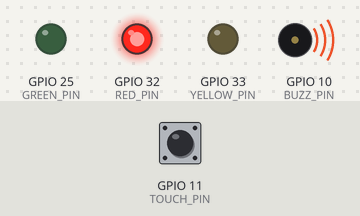
This program was run on a simulated ESP32. Parts: output pins drawn as LEDs (lit = HIGH), buzzer (waves = sounding, pin HIGH). Inputs (shaded band) come from the test bench; at power-on: GPIO 11 (TOUCH_PIN) HIGH. What the program prints to the serial monitor is not drawn.

Above: at 0.1 s.
At 5.2 s:
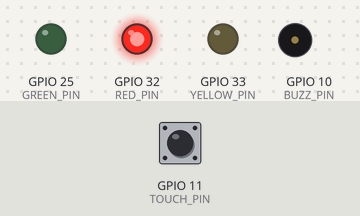
At 10.1 s:
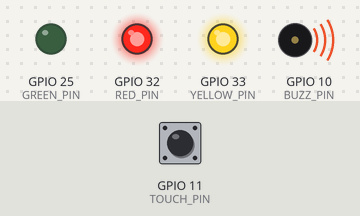
At 16.1 s:
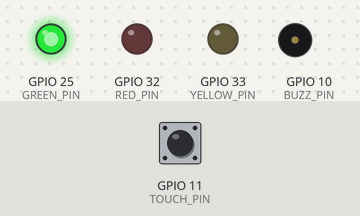
At 22.1 s:
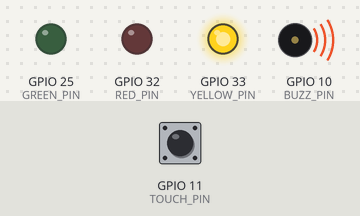
At 36.1 s:
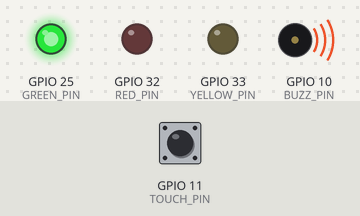
Timing chart, 0 to 40.0 s (numbered marks = the images above):
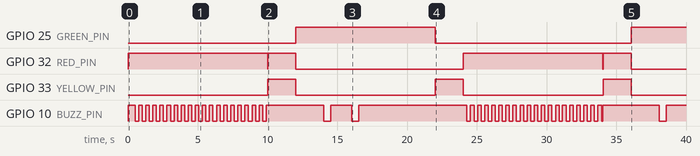

Measured:
- by itself, GPIO 25 (GREEN_PIN): LOW → HIGH at 12.0 s, → LOW 10.0 s later, → HIGH 14.0 s later
- by itself, GPIO 33 (YELLOW_PIN): alternates HIGH for 2.0 s and LOW for 10.0 s
- by itself, GPIO 10 (BUZZ_PIN): HIGH → LOW at 0.51 s, → HIGH 0.25 s later, → LOW 0.26 s later, → HIGH 0.25 s later, … (84 changes in this stretch)

The program:

main.cpp
```cpp
#include <Arduino.h>
#include <Wire.h>

// connected LED pins FIXME
#define RED_PIN 32
#define YELLOW_PIN 33
#define GREEN_PIN 25

// connected buzzer FIXME
#define BUZZ_PIN 10

//connected touch button FIXME
#define TOUCH_PIN 11

// Hard coded enumerator
#define RED_STATE 0
#define RED_YELLOW_STATE 1
#define YELLOW_STATE 2
#define GREEN_STATE 3

// time in each state
#define RED_MILLIS 10000
#define RED_YELLOW_MILLIS 2000
#define YELLOW_MILLIS 2000
#define GREEN_MILLIS 5000

int tl_state;           // Traffic light state.
unsigned long tl_timer; // Traffic light timer.
unsigned long tl_buzzer;  // Traffic light buzzer timer.
short buzz; // to buzz or not to buzz.

void setup()
{
  Serial.begin(9600); // baudrate 9600
  // Configure LED pins and buzzer as outputs.
  pinMode(RED_PIN, OUTPUT);
  pinMode(YELLOW_PIN, OUTPUT);
  pinMode(GREEN_PIN, OUTPUT);
  pinMode(BUZZ_PIN, OUTPUT);

  // configure touch button as input.
  pinMode(TOUCH_PIN, INPUT_PULLUP);

  // turn all lights off
  digitalWrite(RED_PIN, LOW);
  digitalWrite(YELLOW_PIN, LOW);
  digitalWrite(GREEN_PIN, LOW);

  // Initial state for states and timers..
  tl_state = RED_STATE;
  tl_timer = millis() + RED_MILLIS;

  // Intialize buzzing.
  buzz = 0;
  tl_buzzer = millis() + 250;
  digitalWrite(BUZZ_PIN, HIGH);

  Serial.print("Setup Complete.");
}

void loop()
{
  int button_state = LOW;

  // TL state machine
  switch (tl_state)
  {
  case RED_STATE:
    Serial.print("RED state.");
    // Turn red light on.
    digitalWrite(RED_PIN,  HIGH);

    // buzzer check
    if (buzz == 1 && tl_buzzer <= millis()){
      tl_buzzer = millis() + 250;
      digitalWrite(BUZZ_PIN, LOW);
      buzz = 0;
    } else if ( buzz == 0 && tl_buzzer <= millis()){
      tl_buzzer = millis() + 250;
      digitalWrite(BUZZ_PIN, HIGH);
      buzz = 1;
    }

    /*Timer expired*/
    if (tl_timer <= millis()){
        // Turn red light off and buzzer.
        digitalWrite(RED_PIN, LOW);
        digitalWrite(BUZZ_PIN, LOW);

        // Set timer for red-yellow state.
        tl_state = RED_YELLOW_STATE;
        tl_timer = millis() + RED_YELLOW_MILLIS;
    }

    break;
  case RED_YELLOW_STATE:
    digitalWrite(BUZZ_PIN, HIGH);
    Serial.print("RED YELLOW state.");
    // yellow light
    digitalWrite(YELLOW_PIN, HIGH);
    // red light
    digitalWrite(RED_PIN, HIGH);

    if (tl_timer <= millis()){
        // Turn red-yellow light off.
        digitalWrite(RED_PIN, LOW);
        digitalWrite(YELLOW_PIN, LOW);

        // Set timer for green state.
        tl_state = GREEN_STATE;
        tl_timer = millis() + GREEN_MILLIS;

        // turn on the buzzer
        buzz = 1;
        tl_buzzer = millis() + 500;
        digitalWrite(BUZZ_PIN, HIGH);
    }

    break;
  case YELLOW_STATE:
    digitalWrite(BUZZ_PIN, HIGH);
    Serial.print("YELLOW state.");
    // yellow light
    digitalWrite(YELLOW_PIN, HIGH);

    if (tl_timer <= millis()){
      // Turn yellow light off.
      digitalWrite(YELLOW_PIN, LOW);

      // Set timer for red state.
      tl_state = RED_STATE;
      tl_timer = millis() + RED_MILLIS;

      // turn on the buzzer
      buzz = 1;
      tl_buzzer = millis() + 250;
      digitalWrite(BUZZ_PIN, HIGH);
    }

    break;
  case GREEN_STATE:
    Serial.print("GREEN state.");
    // Turn green light on.
    digitalWrite(GREEN_PIN, HIGH);
    // Detect touch - button pressed.
    button_state = digitalRead(TOUCH_PIN);

    // buzzer check
    if (buzz == 1 && tl_buzzer <= millis()){
      tl_buzzer = millis() + 1500;
      digitalWrite(BUZZ_PIN, HIGH);
      buzz = 0;
    } else if (buzz == 0 && tl_buzzer <= millis()){
      tl_buzzer = millis() + 500;
      digitalWrite(BUZZ_PIN, LOW);
      buzz = 1;
    }

    /*Timer expired AND touch-button was pressed*/
    if (tl_timer <= millis() && button_state == HIGH)
    {
      // must wait 5 seconds after button press
      delay(5000);  // while loop for buzzing check new tl_timer

      // Turn green light off and buzzer off.
      digitalWrite(GREEN_PIN, LOW);
      digitalWrite(BUZZ_PIN, LOW);

      // Set timer for yellow
      tl_state = YELLOW_STATE;
      tl_timer = millis() + YELLOW_MILLIS;
    }

    break;
  }
}


// Backup just in case

/*
// Stephanie Estanislao
// Joshua Gomes

#include <Arduino.h>
#include <Wire.h>
#include <TFT_eSPI.h>

// connected LED pins FIXME
#define RED_PIN 22
#define YELLOW_PIN 17
#define GREEN_PIN 25

// connected buzzer FIXME
#define BUZZ_PIN 13

//connected touch button FIXME
#define TOUCH_PIN 15

// Hard coded enumerator
#define RED_STATE 0
#define RED_YELLOW_STATE 1
#define YELLOW_STATE 2
#define GREEN_STATE 3

// time in each state
#define RED_MILLIS 10000
#define RED_YELLOW_MILLIS 2000
#define YELLOW_MILLIS 2000
#define GREEN_MILLIS 5000

int tl_state ;           // Traffic light state.
unsigned long tl_timer; // Traffic light timer.
unsigned long tl_buzzer;  // Traffic light buzzer timer.
int buzz; // to buzz or not to buzz...that is the question
int ledState = LOW;
unsigned long previousMillis = 0;

void setup()
{
  Serial.begin(9600); // baudrate 9600
  // Configure LED pins and buzzer as outputs.
  pinMode(RED_PIN, OUTPUT);
  pinMode(YELLOW_PIN, OUTPUT);
  pinMode(GREEN_PIN, OUTPUT);
  pinMode(BUZZ_PIN, OUTPUT);

  // configure touch button as input.
  pinMode(TOUCH_PIN, INPUT_PULLUP);

  // turn all lights off
  digitalWrite(RED_PIN, LOW);
  digitalWrite(YELLOW_PIN, LOW);
  digitalWrite(GREEN_PIN, LOW);

  // Initial state for states and timers..
  tl_state = RED_STATE;
  tl_timer = millis() + RED_MILLIS;

  // Intialize buzzing.
  buzz = 0;
  tl_buzzer = millis() + 250;
  digitalWrite(BUZZ_PIN, HIGH);

  Serial.print("Setup Complete.");
}

void loop()
{
  int button_state = LOW;

  // TL state machine
  switch (tl_state)
  {
  case RED_STATE:
    Serial.print("RED state.");
    // Turn red light on.
    digitalWrite(RED_PIN,  HIGH);

    // buzzer check
    if (buzz == 1 && tl_buzzer <= millis()){
      tl_buzzer = millis() + 250;
      digitalWrite(BUZZ_PIN, LOW);
      buzz = 0;
    } else if ( buzz == 0 && tl_buzzer <= millis()){
      tl_buzzer = millis() + 250;
      digitalWrite(BUZZ_PIN, HIGH);
      buzz = 1;
    }

    if (tl_timer <= millis()){
        // Turn red light off and buzzer.
        digitalWrite(RED_PIN, LOW);
        digitalWrite(BUZZ_PIN, LOW);

        // Set timer for red-yellow state.
        tl_state = RED_YELLOW_STATE;
        tl_timer = millis() + RED_YELLOW_MILLIS;
    }

    break;
  case RED_YELLOW_STATE:
    digitalWrite(BUZZ_PIN, HIGH);
    Serial.print("RED YELLOW state.");
    // yellow light
    digitalWrite(YELLOW_PIN, HIGH);
    // red light
    digitalWrite(RED_PIN, HIGH);

    if (tl_timer <= millis()){
        // Turn red-yellow light off.
        digitalWrite(RED_PIN, LOW);
        digitalWrite(YELLOW_PIN, LOW);

        // Set timer for green state.
        tl_state = GREEN_STATE;
        tl_timer = millis() + GREEN_MILLIS;

        // turn on the buzzer
        buzz = 1;
        tl_buzzer = millis() + 500;
        digitalWrite(BUZZ_PIN, HIGH);
    }

    break;
  case YELLOW_STATE:
    digitalWrite(BUZZ_PIN, HIGH);
    Serial.print("YELLOW state.");
    // yellow light
    digitalWrite(YELLOW_PIN, HIGH);

    if (tl_timer <= millis()){
      // Turn yellow light off.
      digitalWrite(YELLOW_PIN, LOW);

      // Set timer for red state.
      tl_state = RED_STATE;
      tl_timer = millis() + RED_MILLIS;

      // turn on the buzzer
      buzz = 1;
      tl_buzzer = millis() + 250;
      digitalWrite(BUZZ_PIN, HIGH);
    }

    break;
  case GREEN_STATE:
    Serial.print("GREEN state.");
    // Turn green light on.
    digitalWrite(GREEN_PIN, HIGH);
    // Detect touch - button pressed.
    button_state = digitalRead(TOUCH_PIN);

    // buzzer check
    if (buzz == 1 && tl_buzzer <= millis()){
      tl_buzzer = millis() + 1500;
      digitalWrite(BUZZ_PIN, HIGH);
      buzz = 0;
    } else if (buzz == 0 && tl_buzzer <= millis()){
      tl_buzzer = millis() + 500;
      digitalWrite(BUZZ_PIN, LOW);
      buzz = 1;
    }

    if (tl_timer <= millis() && button_state == HIGH)
    {
      // must wait 5 seconds after button press
      delay(5000);  // while loop for buzzing check new tl_timer

      // Turn green light off and buzzer off.
      digitalWrite(GREEN_PIN, LOW);
      digitalWrite(BUZZ_PIN, LOW);

      // Set timer for yellow
      tl_state = YELLOW_STATE;
      tl_timer = millis() + YELLOW_MILLIS;
    }

    break;
  }
}

*/
```

main_alternate.c
```cpp
#include <Arduino.h>
#include <Wire.h>

/*
// We assigned a name LED pin to pin number 22
const int BUZZER_PIN = 13;
// this will assign the name PushButton to pin numer 15
const int PushButton = 15;
// This Setup function is used to initialize everything
void setup()
{
// This statement will declare pin 22 as digital output
pinMode(BUZZER_PIN, OUTPUT);
// This statement will declare pin 15 as digital input
pinMode(PushButton, INPUT);
}

void loop()

{
// digitalRead function stores the Push button state
// in variable push_button_state
int Push_button_state = digitalRead(PushButton);
// if condition checks if push button is pressed
// if pressed LED will turn on otherwise remain off
if ( Push_button_state == HIGH )
{
digitalWrite(BUZZER_PIN, LOW);
}
else
{
digitalWrite(BUZZER_PIN, HIGH);
}
}
// Traffic lights no buzzer or button
digitalWrite(RED_PIN,HIGH); //the red LED lights up
digitalWrite(YELLOW_PIN,LOW);
digitalWrite(GREEN_PIN,LOW);
delay(3000);
digitalWrite(RED_PIN,LOW);
digitalWrite(YELLOW_PIN,HIGH); //the green LED lights up
digitalWrite(5,LOW);
delay(3000);
digitalWrite(RED_PIN,LOW);
digitalWrite(YELLOW_PIN,LOW);
digitalWrite(GREEN_PIN,HIGH); // the yellow LED lights up
delay(1000);
*/
// connected LED pins FIXME
#define RED_PIN 22
#define YELLOW_PIN 17
#define GREEN_PIN 25

// connected buzzer FIXME
#define BUZZ_PIN 13

//connected touch button FIXME
#define TOUCH_PIN 15

// Hard coded enumerator
#define RED_STATE 0
#define RED_YELLOW_STATE 1
#define YELLOW_STATE 2
#define GREEN_STATE 3

// time in each state
#define RED_MILLIS 10000
#define RED_YELLOW_MILLIS 2000
#define YELLOW_MILLIS 2000
#define GREEN_MILLIS 5000

int tl_state ;           // Traffic light state.
unsigned long tl_timer; // Traffic light timer.
unsigned long tl_buzzer;  // Traffic light buzzer timer.
int buzz; // to buzz or not to buzz...that is the question
int ledState = LOW;
unsigned long previousMillis = 0;

void setup()
{
    // Configure LED pins and buzzer as outputs.
    pinMode(RED_PIN, OUTPUT);
    pinMode(YELLOW_PIN, OUTPUT);
    pinMode(GREEN_PIN, OUTPUT);
    pinMode(BUZZ_PIN, OUTPUT);

    // configure touch button as input.
    pinMode(TOUCH_PIN, INPUT);

    // turn all lights off
    digitalWrite(RED_PIN, LOW);
    digitalWrite(YELLOW_PIN, LOW);
    digitalWrite(GREEN_PIN, LOW);

    // Initial state for states and timers..
    tl_state = 0;
    tl_timer = 10000;

    // Intialize buzzing.
    buzz = 0;
    tl_buzzer = 250;
    digitalWrite(BUZZ_PIN, HIGH);

}

void loop(){
      unsigned long currentMillis = millis();

      if (currentMillis - previousMillis >= RED_MILLIS) {
      // save the last time you blinked the LED
        previousMillis = currentMillis;

        if (ledState == LOW) {
          ledState = HIGH;
        } else {
          ledState = LOW;
        }

    // set the LED with the ledState of the variable:
      digitalWrite(RED_PIN, ledState);
      }
}
```
